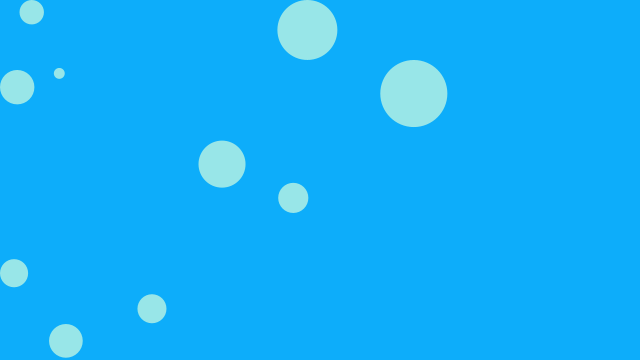
Frame 1 (no input)
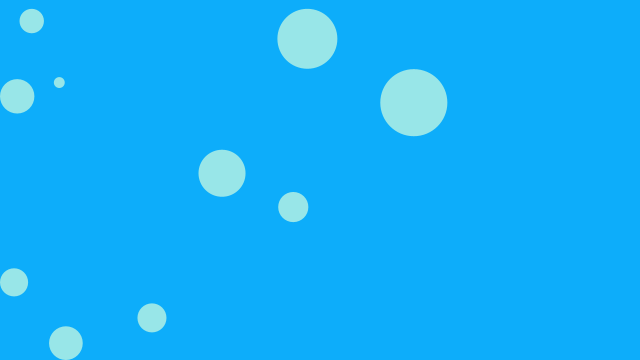
Frame 60 (the mouse pressed at the canvas centre just before this capture)
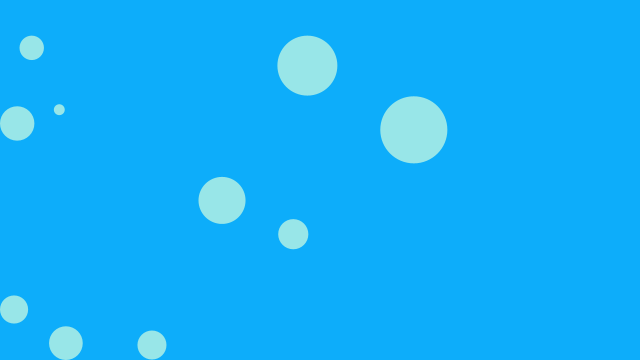
Frame 120 (the mouse held since frame 60 and released just before this capture)

The Processing sketch that drew these frames (run headless with seeded random() and noise(); from frame 60 on, the mouse is pressed at the canvas centre):

// Processing sketch: processing_96169
// ── processing_96169.pde

int numBalls = 10;                         //DECLARES THE NUMBER OF BALLS IN THE IMAGE
float spring = 0.05;                      //DETERS HOW MUCH BOUCNE THE BALL WILL HAVE
float gravity = 0.005;                   // STES HOW FAST THE BALL WILL FALL
float friction = -0.1;//
Ball[] balls = new Ball[numBalls];

void setup() {
  size(640, 360);                         //SETS SCREEN SIZE
  for (int i = 0; i < numBalls; i++) {
    balls[i] = new Ball(random(width), random(height), random(10, 70), i, balls);
  }                                       // SETS THE BALL TO OF A RADOMDOM WIDTH AND HEIGHT
  noStroke();
  fill(152,230,232);                      // SETS THE COLOUR OF THE SCREEN
}

void draw() {
  background(13,173,250);                   // THIS SET THE COLOUR OF YOUR BACKGROUND BY SELECTING THE AMOUNT OF RED gREEN AND BLUE TO MIX TOGETHER
  for (int i = 0; i < numBalls; i++) {
    balls[i].collide();                  // DECLARES THAT YOU WANT THE BALLS//
    balls[i].move();                     // TO COLLIDE, MOVE AND TO BE DISPLAYED//
    balls[i].display();  
  }
}

class Ball {
  
  float x, y; 
  float diameter;
  float vx = 0;
  float vy = 0;
  int id;
  Ball[] others;
 
  Ball(float xin, float yin, float din, int idin, Ball[] oin) {              //THIS IDENTIFYS WHICH BALL GOES WITH WHICH SIZE OF DIAMETER//
    x = xin;
    y = yin;
    diameter = din;
    id = idin;
    others = oin;
  } 
  
  void collide() {                                                          // THIS CALCULATES THE DISTANCE THE BETWEEN THE BALLS
    for (int i = id + 1; i < numBalls; i++) {
      float dx = others[i].x - x;
      float dy = others[i].y - y;
      float distance = sqrt(dx*dx + dy*dy);
      float minDist = others[i].diameter/2 + diameter/2;
      if (distance < minDist) { 
        float angle = atan2(dy, dx);                                       // THIS CALCULATES THE MANGNITUDE OF  VECTOR SPERATING BALLS
        float targetX = x + cos(angle) * minDist;
        float targetY = y + sin(angle) * minDist;
        float ax = (targetX - others[i].x) * spring;
        float ay = (targetY - others[i].y) * spring;
        vx -= ax;
        vy -= ay;
        others[i].vx += ax;
        others[i].vy += ay;
      }
    }   
  }
  
  void move() {                                   // CALCULATES THE SPEED AT WHICH THE BALLS ARE DROPPING AND THE SIZE OF THE BALLS 
    vy += gravity;
    x += vx;
    y += vy;
    if (x + diameter/2 > width) {             // DETERS THE SIZES OF DIFFERENT BALL AND AT WHAT SPEED THEY ARE BEING REPELLED WITH THE FRICTION ADDED// 
      x = width - diameter/2;
      vx *= friction; 
    }
    else if (x - diameter/2 < 0) {
      x = diameter/2;
      vx *= friction;
    }
    if (y + diameter/2 > height) {
      y = height - diameter/2;
      vy *= friction; 
    } 
    else if (y - diameter/2 < 0) {
      y = diameter/2;
      vy *= friction;
    }
  }
  
  void display() {
    ellipse(x, y, diameter, diameter); // ASKS FOR THE BALL TO BE DISPLAYED ON TO YOUR IMAGE
  }
}
